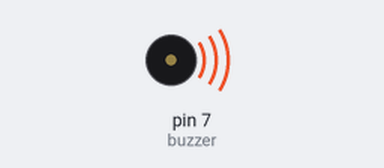
Simulated run of this program. Board: Arduino Uno, built with avr-gcc and run on an emulated ATmega328P. Parts: buzzer (waves = sounding).

Above: at 0.1 s.
Timing chart, 0 to 40.0 s (numbered marks = the images above):
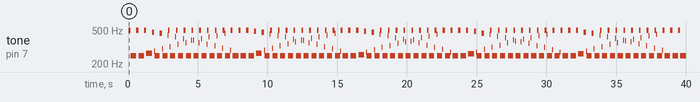

Measured:
- by itself, tone on pin 7 (buzzer): plays 496 Hz for 0.16 s, 249 Hz for 0.40 s, 496 Hz for 0.16 s, 249 Hz for 0.40 s, 496 Hz for 0.16 s, 268 Hz for 0.40 s … (240 notes in this stretch)

The program:

main.cpp
```cpp
#include <Arduino.h>

int buzzer = 7;
void setup() {
  // put your setup code here, to run once:
  pinMode(buzzer, OUTPUT);
}

void loop() {
  // put your main code here, to run repeatedly:
  unsigned char i,j; //define variable
  while (true)
  {
    for (int i = 0; i < 80; i++) // output a frequency sound
    {
      digitalWrite(buzzer, HIGH);
      delay(1);
      digitalWrite(buzzer, LOW);
      delay(1);
    }

    for (int i = 0; i < 100; i++) // output a frequency sound
    {
      digitalWrite(buzzer, HIGH);
      delay(2);
      digitalWrite(buzzer, LOW);
      delay(2);
    }

  }

}
```
